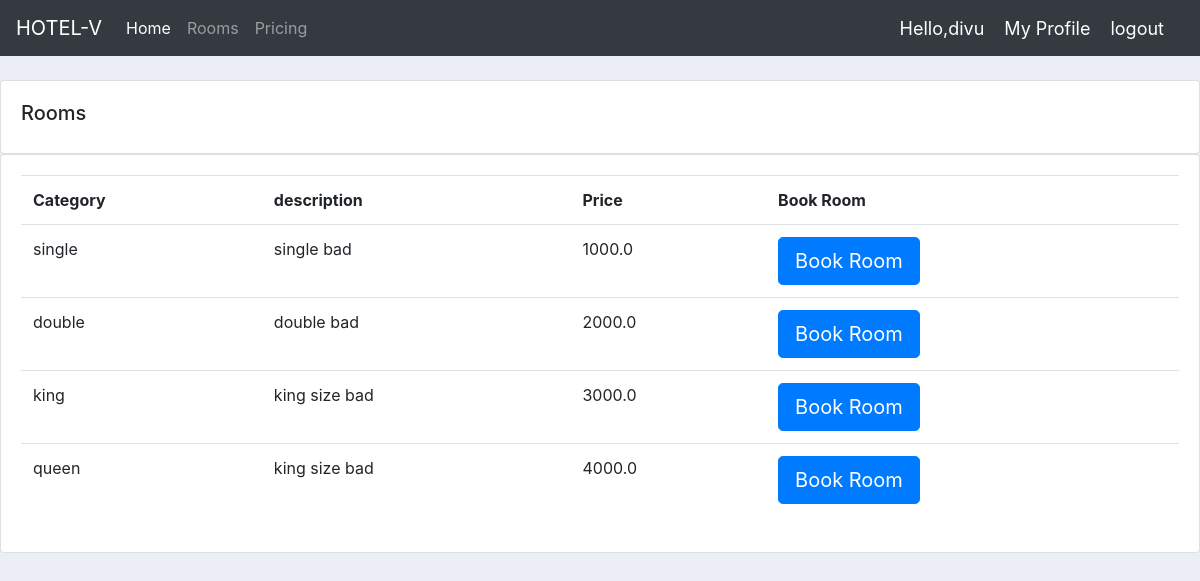
The app's page /dashbord/rooms/RoomBooking/ (signed in) with its own data.
### account/models.py (models this page shows, shortened)
class Room(models.Model):
    CATEGORY=(
    ('single','single'),
    ('double','double'),
    ('king','king'),
    ('queen','queen')
    )
    list_status=(
    ('Booked','Booked'),
    ('Unbooked','Unbooked')
    )
    Category= models.CharField(max_length=200,choices=CATEGORY)
    description=models.CharField(max_length=200)
    price=models.FloatField()
    date=models.DateTimeField(auto_now_add=True,null=True)

### account/views.py (the view)
# urls.py: path('dashbord/rooms/RoomBooking/', views.RoomBooking, name='RoomBooking'),
def RoomBooking(request):
    rooms=Room.objects.all()
    context={'rooms':rooms}
    return render(request,'account/roombooking.html',context)

### templates/account/roombooking.html
{% extends 'account/main.html' %}
{% block content%}
  <br>
  <div class="row">
    <div class="col-md">
      <div class="card card-body">
        <h5>Rooms</h5>
      </div>
      <div class="card card-body">
        <table class="table">
          <tr>
            <th>Category</th>
            <th>description</th>
            <th>Price</th>
            <th>Book Room</th>
          </tr>
          {% for i in rooms %}
          <tr>
            <td>{{i.Category}}</td>
            <td>{{i.description}}</td>
            <td>{{i.price}}</td>
            <td><a class="btn btn-primary btn-lg" href="{% url 'Reservation' i.id %}" role="Book Room">Book Room</a></td>
          </tr>
          {% endfor %}
        </table>
      </div>
    </div>
  </div>
{% endblock %}

### templates/account/navbar.html (shortened to what this page needs)
{% load static%}
<nav class="navbar navbar-expand-lg navbar-dark bg-dark">
  <a class="navbar-brand" href="#">HOTEL-V</a>
  <div class="collapse navbar-collapse" id="navbarNav">
    <ul class="navbar-nav">
      <li class="nav-item active">
        <a class="nav-link" href="{% url 'dashbord' %}">Home<span class="sr-only">(current)</span></a>
      </li>
      <li class="nav-item">
        <a class="nav-link" href="{% url 'rooms' %}">Rooms</a>
      </li>
      <li class="nav-item">
        <a class="nav-link" href="#">Pricing</a>
      </li>
    </ul>
  </div>
  <span class="hello-msg">Hello,{{request.user}}</span>
  <span><a class="hello-msg" href="{% url 'myprofile' %}">My Profile</a></span>
  <span><a class="hello-msg" href="{% url 'logout' %}">logout</a></span>
</nav>

### static/css/main.css (style rules this page uses)
body { background-color: #ebeff5; }

### templates/account/navbar.html (style rules this page uses)
.hello-msg { font-size: 18px; color: #fff; margin-right: 20px; }

### records on screen
Room: Category "single", description "single bad", price "1000.0"
Room: Category "double", description "double bad", price "2000.0"
Room: Category "king", description "king size bad", price "3000.0"
Room: Category "queen", description "king size bad", price "4000.0"

### other values on screen
{{ request.user }} "divu"
